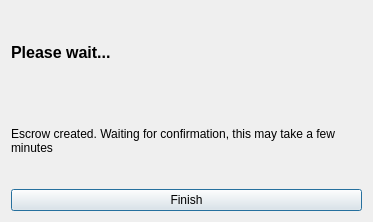
<?xml version="1.0" encoding="UTF-8"?>
<ui version="4.0">
 <class>OfferEscrowDialog</class>
 <widget class="QDialog" name="OfferEscrowDialog">
  <property name="geometry">
   <rect>
    <x>0</x>
    <y>0</y>
    <width>373</width>
    <height>222</height>
   </rect>
  </property>
  <property name="windowTitle">
   <string>Payment In Escrow</string>
  </property>
  <layout class="QGridLayout" name="gridLayout">
   <item row="1" column="0">
    <widget class="QLabel" name="purchaseHint">
     <property name="cursor">
      <cursorShape>IBeamCursor</cursorShape>
     </property>
     <property name="text">
      <string notr="true">Escrow created. Waiting for confirmation, this may take a few minutes</string>
     </property>
     <property name="textFormat">
      <enum>Qt::RichText</enum>
     </property>
     <property name="wordWrap">
      <bool>true</bool>
     </property>
     <property name="textInteractionFlags">
      <set>Qt::LinksAccessibleByMouse|Qt::TextSelectableByKeyboard|Qt::TextSelectableByMouse</set>
     </property>
    </widget>
   </item>
   <item row="0" column="0">
    <layout class="QHBoxLayout" name="horizontalLayout">
     <item>
      <widget class="QLabel" name="payMessage">
       <property name="font">
        <font>
         <pointsize>12</pointsize>
         <weight>75</weight>
         <bold>true</bold>
        </font>
       </property>
       <property name="cursor">
        <cursorShape>IBeamCursor</cursorShape>
       </property>
       <property name="text">
        <string>Please wait...</string>
       </property>
       <property name="wordWrap">
        <bool>true</bool>
       </property>
       <property name="textInteractionFlags">
        <set>Qt::LinksAccessibleByMouse|Qt::TextSelectableByKeyboard|Qt::TextSelectableByMouse</set>
       </property>
      </widget>
     </item>
    </layout>
   </item>
   <item row="2" column="0">
    <widget class="QPushButton" name="finishButton">
     <property name="text">
      <string>Finish</string>
     </property>
    </widget>
   </item>
  </layout>
 </widget>
 <resources>
  <include location="../gtacoin.qrc"/>
 </resources>
 <connections/>
</ui>
